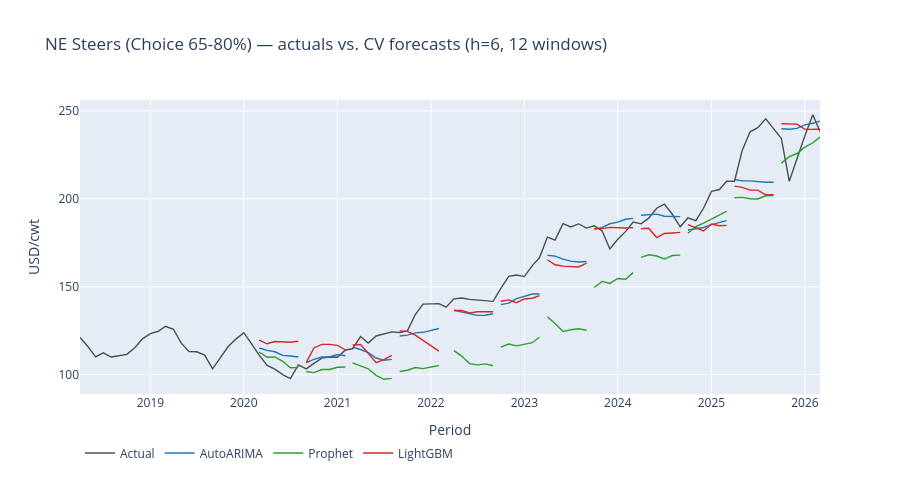
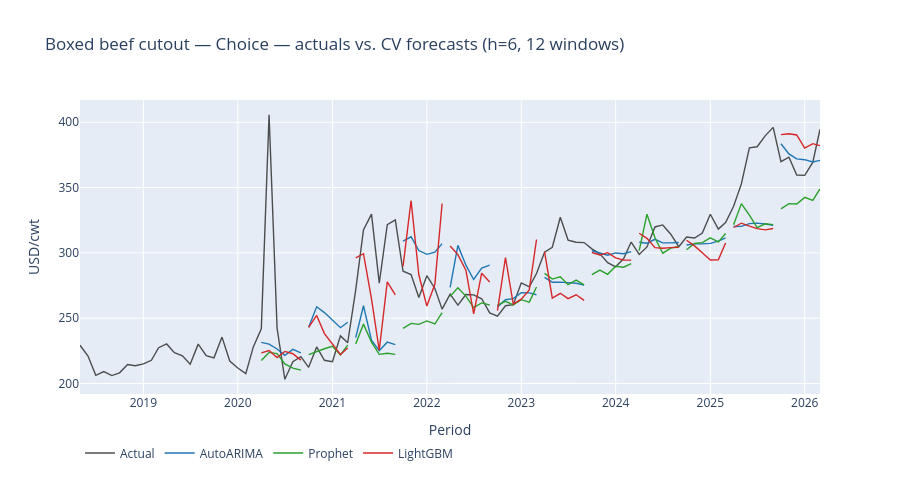

The cell these charts' notebook holds for them, in order:
### Markdown cell above
## 3. Actuals vs. forecasts across all CV windows

Each chart shows the full history (thin gray) and every model's CV-window
forecasts (colored segments, one segment per window). Reading from left to
right walks forward through time and through the 12 evaluation windows.

### Code cell
def plot_cv_overlay(series_id: str, label: str) -> None:
    history = (
        read_series(series_id, OBS_PATH)
        .filter(pl.col("value").is_not_null())
        .sort("period_start")
    )
    cv = results[series_id].cv_details
    cv_min = cv["period_start"].min()
    history_recent = history.filter(pl.col("period_start") >= cv_min - pd.Timedelta(days=365 * 2))

    fig = go.Figure()
    fig.add_trace(
        go.Scatter(
            x=history_recent["period_start"].to_list(),
            y=history_recent["value"].to_list(),
            mode="lines",
            name="Actual",
            line=dict(color="rgba(50,50,50,0.85)", width=1.4),
        )
    )

    palette = {"AutoARIMA": "#1f77b4", "Prophet": "#2ca02c", "LightGBM": "#d62728"}
    for model_name, color in palette.items():
        sub = cv.filter(pl.col("model") == model_name).sort(["window", "period_start"])
        # One trace per window so the segments break between windows
        for w in sorted(sub["window"].unique().to_list()):
            wdf = sub.filter(pl.col("window") == w)
            fig.add_trace(
                go.Scatter(
                    x=wdf["period_start"].to_list(),
                    y=wdf["point"].to_list(),
                    mode="lines",
                    line=dict(color=color, width=1.4),
                    name=model_name,
                    legendgroup=model_name,
                    showlegend=(w == sub["window"].min()),
                )
            )

    fig.update_layout(
        title=f"{label} — actuals vs. CV forecasts (h={HORIZON}, {N_WINDOWS} windows)",
        xaxis_title="Period",
        yaxis_title="USD/cwt",
        height=480,
        hovermode="x unified",
        legend=dict(orientation="h", yanchor="bottom", y=-0.25),
    )
    fig.show()


for sid, label in ANCHORS:
    plot_cv_overlay(sid, label)

### Figure 1 — Plotly figure (JSON) as saved in the notebook; plotly's stock layout.template omitted (floating-point values rounded to 4 significant figures)
{"data": [{"line": {"color": "rgba(50,50,50,0.85)", "width": 1.4}, "mode": "lines", "name": "Actual", "type": "scatter", "x": ["2018-04-01", "2018-05-01", "2018-06-01", "2018-07-01", "2018-08-01", "2018-09-01", "2018-10-01", "2018-11-01", "2018-12-01", "2019-01-01", "2019-02-01", "2019-03-01", "2019-04-01", "2019-05-01", "2019-06-01", "2019-07-01", "2019-08-01", "2019-09-01", "2019-10-01", "2019-11-01", "2019-12-01", "2020-01-01", "2020-02-01", "2020-03-01", "2020-04-01", "2020-05-01", "2020-06-01", "2020-07-01", "2020-08-01", "2020-09-01", "2020-10-01", "2020-11-01", "2020-12-01", "2021-01-01", "2021-02-01", "2021-03-01", "2021-04-01", "2021-05-01", "2021-06-01", "2021-07-01", "2021-08-01", "2021-09-01", "2021-10-01", "2021-11-01", "2021-12-01", "2022-02-01", "2022-03-01", "2022-04-01", "2022-05-01", "2022-06-01", "2022-07-01", "2022-08-01", "2022-09-01", "2022-10-01", "2022-11-01", "2022-12-01", "2023-01-01", "2023-02-01", "2023-03-01", "2023-04-01", "2023-05-01", "2023-06-01", "2023-07-01", "2023-08-01", "2023-09-01", "2023-10-01", "2023-11-01", "2023-12-01", "2024-01-01", "2024-02-01", "2024-03-01", "2024-04-01", "2024-05-01", "2024-06-01", "2024-07-01", "2024-08-01", "2024-09-01", "2024-10-01", "2024-11-01", "2024-12-01", "2025-01-01", "2025-02-01", "2025-03-01", "2025-04-01", "2025-05-01", "2025-06-01", "2025-07-01", "2025-08-01", "2025-09-01", "2025-10-01", "2025-11-01", "2025-12-01", "2026-01-01", "2026-02-01", "2026-03-01"], "y": [121.1, 116.1, 110.1, 112.4, 110.0, 110.7, 111.5, 115.3, 120.3, 123.3, 124.7, 127.5, 125.8, 118.0, 113.1, 113.0, 111.1, 103.3, 109.8, 116.0, 120.2, 123.9, 117.3, 111.1, 105.2, 103.1, 99.98, 97.72, 105.5, 103.3, 106.4, 109.4, 110.0, 109.8, 114.0, 114.7, 121.7, 118.0, 122.0, 123.0, 124.3, 124.0, 124.9, 134.2, 140.1, 140.4, 138.4, 143.1, 143.6, 142.8, 142.5, 142.2, 141.7, 149.0, 155.9, 156.6, 155.8, 162.0, 166.4, 178.2, 176.5, 185.9, 184.0, 185.7, 183.3, 184.7, 181.7, 171.4, 177.0, 181.5, 186.8, 185.8, 189.0, 194.7, 197.0, 191.2, 184.1, 189.1, 187.6, 194.6, 204.2, 205.3, 210.0, 210.0, 227.6, 238.1, 240.4, 245.5, 240.0, 234.4, 210.0, 223.0, 235.8, 247.9, 238.3]}, {"legendgroup": "AutoARIMA", "line": {"color": "#1f77b4", "width": 1.4}, "mode": "lines", "name": "AutoARIMA", "showlegend": true, "type": "scatter", "x": ["2020-03-01", "2020-04-01", "2020-05-01", "2020-06-01", "2020-07-01", "2020-08-01"], "y": [115.1, 113.8, 113.0, 110.9, 110.6, 110.0]}, {"legendgroup": "AutoARIMA", "line": {"color": "#1f77b4", "width": 1.4}, "mode": "lines", "name": "AutoARIMA", "showlegend": false, "type": "scatter", "x": ["2020-09-01", "2020-10-01", "2020-11-01", "2020-12-01", "2021-01-01", "2021-02-01"], "y": [106.8, 108.7, 110.0, 110.1, 111.4, 110.7]}, {"legendgroup": "AutoARIMA", "line": {"color": "#1f77b4", "width": 1.4}, "mode": "lines", "name": "AutoARIMA", "showlegend": false, "type": "scatter", "x": ["2021-03-01", "2021-04-01", "2021-05-01", "2021-06-01", "2021-07-01", "2021-08-01"], "y": [115.6, 114.3, 112.5, 109.4, 108.2, 108.7]}, {"legendgroup": "AutoARIMA", "line": {"color": "#1f77b4", "width": 1.4}, "mode": "lines", "name": "AutoARIMA", "showlegend": false, "type": "scatter", "x": ["2021-09-01", "2021-10-01", "2021-11-01", "2021-12-01", "2022-02-01"], "y": [121.9, 122.5, 123.7, 124.1, 126.3]}, {"legendgroup": "AutoARIMA", "line": {"color": "#1f77b4", "width": 1.4}, "mode": "lines", "name": "AutoARIMA", "showlegend": false, "type": "scatter", "x": ["2022-04-01", "2022-05-01", "2022-06-01", "2022-07-01", "2022-08-01", "2022-09-01"], "y": [136.6, 135.7, 134.3, 133.7, 133.7, 134.6]}, {"legendgroup": "AutoARIMA", "line": {"color": "#1f77b4", "width": 1.4}, "mode": "lines", "name": "AutoARIMA", "showlegend": false, "type": "scatter", "x": ["2022-10-01", "2022-11-01", "2022-12-01", "2023-01-01", "2023-02-01", "2023-03-01"], "y": [139.8, 140.6, 143.2, 144.7, 145.9, 145.9]}, {"legendgroup": "AutoARIMA", "line": {"color": "#1f77b4", "width": 1.4}, "mode": "lines", "name": "AutoARIMA", "showlegend": false, "type": "scatter", "x": ["2023-04-01", "2023-05-01", "2023-06-01", "2023-07-01", "2023-08-01", "2023-09-01"], "y": [167.9, 167.4, 165.7, 164.6, 164.1, 164.3]}, {"legendgroup": "AutoARIMA", "line": {"color": "#1f77b4", "width": 1.4}, "mode": "lines", "name": "AutoARIMA", "showlegend": false, "type": "scatter", "x": ["2023-10-01", "2023-11-01", "2023-12-01", "2024-01-01", "2024-02-01", "2024-03-01"], "y": [182.6, 183.7, 185.8, 186.8, 188.4, 188.9]}, {"legendgroup": "AutoARIMA", "line": {"color": "#1f77b4", "width": 1.4}, "mode": "lines", "name": "AutoARIMA", "showlegend": false, "type": "scatter", "x": ["2024-04-01", "2024-05-01", "2024-06-01", "2024-07-01", "2024-08-01", "2024-09-01"], "y": [190.7, 191.0, 191.3, 190.1, 189.8, 189.8]}, {"legendgroup": "AutoARIMA", "line": {"color": "#1f77b4", "width": 1.4}, "mode": "lines", "name": "AutoARIMA", "showlegend": false, "type": "scatter", "x": ["2024-10-01", "2024-11-01", "2024-12-01", "2025-01-01", "2025-02-01", "2025-03-01"], "y": [182.3, 183.1, 183.7, 185.4, 186.7, 187.6]}, {"legendgroup": "AutoARIMA", "line": {"color": "#1f77b4", "width": 1.4}, "mode": "lines", "name": "AutoARIMA", "showlegend": false, "type": "scatter", "x": ["2025-04-01", "2025-05-01", "2025-06-01", "2025-07-01", "2025-08-01", "2025-09-01"], "y": [211.0, 210.2, 210.2, 209.7, 209.4, 209.4]}, {"legendgroup": "AutoARIMA", "line": {"color": "#1f77b4", "width": 1.4}, "mode": "lines", "name": "AutoARIMA", "showlegend": false, "type": "scatter", "x": ["2025-10-01", "2025-11-01", "2025-12-01", "2026-01-01", "2026-02-01", "2026-03-01"], "y": [239.9, 239.6, 240.1, 242.1, 243.0, 244.2]}, {"legendgroup": "Prophet", "line": {"color": "#2ca02c", "width": 1.4}, "mode": "lines", "name": "Prophet", "showlegend": true, "type": "scatter", "x": ["2020-03-01", "2020-04-01", "2020-05-01", "2020-06-01", "2020-07-01", "2020-08-01"], "y": [112.8, 109.9, 110.0, 107.6, 103.9, 103.9]}, {"legendgroup": "Prophet", "line": {"color": "#2ca02c", "width": 1.4}, "mode": "lines", "name": "Prophet", "showlegend": false, "type": "scatter", "x": ["2020-09-01", "2020-10-01", "2020-11-01", "2020-12-01", "2021-01-01", "2021-02-01"], "y": [101.8, 101.1, 102.9, 102.9, 104.2, 104.4]}, {"legendgroup": "Prophet", "line": {"color": "#2ca02c", "width": 1.4}, "mode": "lines", "name": "Prophet", "showlegend": false, "type": "scatter", "x": ["2021-03-01", "2021-04-01", "2021-05-01", "2021-06-01", "2021-07-01", "2021-08-01"], "y": [106.7, 105.0, 103.3, 99.6, 97.33, 97.88]}, {"legendgroup": "Prophet", "line": {"color": "#2ca02c", "width": 1.4}, "mode": "lines", "name": "Prophet", "showlegend": false, "type": "scatter", "x": ["2021-09-01", "2021-10-01", "2021-11-01", "2021-12-01", "2022-02-01"], "y": [101.8, 102.5, 104.0, 103.4, 105.2]}, {"legendgroup": "Prophet", "line": {"color": "#2ca02c", "width": 1.4}, "mode": "lines", "name": "Prophet", "showlegend": false, "type": "scatter", "x": ["2022-04-01", "2022-05-01", "2022-06-01", "2022-07-01", "2022-08-01", "2022-09-01"], "y": [113.7, 110.5, 106.2, 105.6, 106.1, 105.1]}, {"legendgroup": "Prophet", "line": {"color": "#2ca02c", "width": 1.4}, "mode": "lines", "name": "Prophet", "showlegend": false, "type": "scatter", "x": ["2022-10-01", "2022-11-01", "2022-12-01", "2023-01-01", "2023-02-01", "2023-03-01"], "y": [115.6, 117.4, 116.4, 117.3, 118.2, 121.2]}, {"legendgroup": "Prophet", "line": {"color": "#2ca02c", "width": 1.4}, "mode": "lines", "name": "Prophet", "showlegend": false, "type": "scatter", "x": ["2023-04-01", "2023-05-01", "2023-06-01", "2023-07-01", "2023-08-01", "2023-09-01"], "y": [133.0, 129.1, 124.5, 125.5, 126.1, 125.2]}, {"legendgroup": "Prophet", "line": {"color": "#2ca02c", "width": 1.4}, "mode": "lines", "name": "Prophet", "showlegend": false, "type": "scatter", "x": ["2023-10-01", "2023-11-01", "2023-12-01", "2024-01-01", "2024-02-01", "2024-03-01"], "y": [149.5, 153.0, 151.9, 154.7, 154.2, 158.0]}, {"legendgroup": "Prophet", "line": {"color": "#2ca02c", "width": 1.4}, "mode": "lines", "name": "Prophet", "showlegend": false, "type": "scatter", "x": ["2024-04-01", "2024-05-01", "2024-06-01", "2024-07-01", "2024-08-01", "2024-09-01"], "y": [166.7, 168.2, 167.5, 165.8, 167.8, 167.9]}, {"legendgroup": "Prophet", "line": {"color": "#2ca02c", "width": 1.4}, "mode": "lines", "name": "Prophet", "showlegend": false, "type": "scatter", "x": ["2024-10-01", "2024-11-01", "2024-12-01", "2025-01-01", "2025-02-01", "2025-03-01"], "y": [180.4, 184.2, 186.2, 188.5, 190.4, 192.9]}, {"legendgroup": "Prophet", "line": {"color": "#2ca02c", "width": 1.4}, "mode": "lines", "name": "Prophet", "showlegend": false, "type": "scatter", "x": ["2025-04-01", "2025-05-01", "2025-06-01", "2025-07-01", "2025-08-01", "2025-09-01"], "y": [200.6, 200.8, 200.0, 199.9, 201.7, 201.8]}, {"legendgroup": "Prophet", "line": {"color": "#2ca02c", "width": 1.4}, "mode": "lines", "name": "Prophet", "showlegend": false, "type": "scatter", "x": ["2025-10-01", "2025-11-01", "2025-12-01", "2026-01-01", "2026-02-01", "2026-03-01"], "y": [220.3, 224.0, 225.8, 229.4, 231.9, 235.2]}, {"legendgroup": "LightGBM", "line": {"color": "#d62728", "width": 1.4}, "mode": "lines", "name": "LightGBM", "showlegend": true, "type": "scatter", "x": ["2020-03-01", "2020-04-01", "2020-05-01", "2020-06-01", "2020-07-01", "2020-08-01"], "y": [119.7, 117.6, 118.8, 118.6, 118.4, 119.0]}, {"legendgroup": "LightGBM", "line": {"color": "#d62728", "width": 1.4}, "mode": "lines", "name": "LightGBM", "showlegend": false, "type": "scatter", "x": ["2020-09-01", "2020-10-01", "2020-11-01", "2020-12-01", "2021-01-01", "2021-02-01"], "y": [106.8, 115.2, 117.2, 117.2, 116.7, 114.0]}, {"legendgroup": "LightGBM", "line": {"color": "#d62728", "width": 1.4}, "mode": "lines", "name": "LightGBM", "showlegend": false, "type": "scatter", "x": ["2021-03-01", "2021-04-01", "2021-05-01", "2021-06-01", "2021-07-01", "2021-08-01"], "y": [116.9, 117.2, 112.2, 106.8, 108.6, 111.0]}, {"legendgroup": "LightGBM", "line": {"color": "#d62728", "width": 1.4}, "mode": "lines", "name": "LightGBM", "showlegend": false, "type": "scatter", "x": ["2021-09-01", "2021-10-01", "2021-11-01", "2021-12-01", "2022-02-01"], "y": [124.8, 124.6, 122.4, 119.4, 113.3]}, {"legendgroup": "LightGBM", "line": {"color": "#d62728", "width": 1.4}, "mode": "lines", "name": "LightGBM", "showlegend": false, "type": "scatter", "x": ["2022-04-01", "2022-05-01", "2022-06-01", "2022-07-01", "2022-08-01", "2022-09-01"], "y": [136.5, 136.5, 135.1, 135.8, 135.8, 135.8]}, {"legendgroup": "LightGBM", "line": {"color": "#d62728", "width": 1.4}, "mode": "lines", "name": "LightGBM", "showlegend": false, "type": "scatter", "x": ["2022-10-01", "2022-11-01", "2022-12-01", "2023-01-01", "2023-02-01", "2023-03-01"], "y": [141.7, 142.5, 140.9, 143.0, 143.5, 145.0]}, {"legendgroup": "LightGBM", "line": {"color": "#d62728", "width": 1.4}, "mode": "lines", "name": "LightGBM", "showlegend": false, "type": "scatter", "x": ["2023-04-01", "2023-05-01", "2023-06-01", "2023-07-01", "2023-08-01", "2023-09-01"], "y": [165.3, 162.5, 161.7, 161.6, 161.3, 163.4]}, {"legendgroup": "LightGBM", "line": {"color": "#d62728", "width": 1.4}, "mode": "lines", "name": "LightGBM", "showlegend": false, "type": "scatter", "x": ["2023-10-01", "2023-11-01", "2023-12-01", "2024-01-01", "2024-02-01", "2024-03-01"], "y": [183.1, 183.1, 183.8, 183.4, 183.4, 183.6]}, {"legendgroup": "LightGBM", "line": {"color": "#d62728", "width": 1.4}, "mode": "lines", "name": "LightGBM", "showlegend": false, "type": "scatter", "x": ["2024-04-01", "2024-05-01", "2024-06-01", "2024-07-01", "2024-08-01", "2024-09-01"], "y": [182.9, 183.2, 178.0, 180.3, 180.6, 180.9]}, {"legendgroup": "LightGBM", "line": {"color": "#d62728", "width": 1.4}, "mode": "lines", "name": "LightGBM", "showlegend": false, "type": "scatter", "x": ["2024-10-01", "2024-11-01", "2024-12-01", "2025-01-01", "2025-02-01", "2025-03-01"], "y": [185.3, 183.5, 181.7, 185.7, 184.7, 184.9]}, {"legendgroup": "LightGBM", "line": {"color": "#d62728", "width": 1.4}, "mode": "lines", "name": "LightGBM", "showlegend": false, "type": "scatter", "x": ["2025-04-01", "2025-05-01", "2025-06-01", "2025-07-01", "2025-08-01", "2025-09-01"], "y": [207.2, 206.5, 205.0, 205.0, 202.3, 202.3]}, {"legendgroup": "LightGBM", "line": {"color": "#d62728", "width": 1.4}, "mode": "lines", "name": "LightGBM", "showlegend": false, "type": "scatter", "x": ["2025-10-01", "2025-11-01", "2025-12-01", "2026-01-01", "2026-02-01", "2026-03-01"], "y": [242.7, 242.7, 242.5, 239.5, 239.6, 239.6]}], "layout": {"height": 480, "hovermode": "x unified", "legend": {"orientation": "h", "y": -0.25, "yanchor": "bottom"}, "title": {"text": "NE Steers (Choice 65-80%) — actuals vs. CV forecasts (h=6, 12 windows)"}, "xaxis": {"title": {"text": "Period"}}, "yaxis": {"title": {"text": "USD/cwt"}}}}

### Figure 2 — Plotly figure (JSON) as saved in the notebook; plotly's stock layout.template omitted (floating-point values rounded to 4 significant figures)
{"data": [{"line": {"color": "rgba(50,50,50,0.85)", "width": 1.4}, "mode": "lines", "name": "Actual", "type": "scatter", "x": ["2018-05-01", "2018-06-01", "2018-07-01", "2018-08-01", "2018-09-01", "2018-10-01", "2018-11-01", "2018-12-01", "2019-01-01", "2019-02-01", "2019-03-01", "2019-04-01", "2019-05-01", "2019-06-01", "2019-07-01", "2019-08-01", "2019-09-01", "2019-10-01", "2019-11-01", "2019-12-01", "2020-01-01", "2020-02-01", "2020-03-01", "2020-04-01", "2020-05-01", "2020-06-01", "2020-07-01", "2020-08-01", "2020-09-01", "2020-10-01", "2020-11-01", "2020-12-01", "2021-01-01", "2021-02-01", "2021-03-01", "2021-04-01", "2021-05-01", "2021-06-01", "2021-07-01", "2021-08-01", "2021-09-01", "2021-10-01", "2021-11-01", "2021-12-01", "2022-01-01", "2022-02-01", "2022-03-01", "2022-04-01", "2022-05-01", "2022-06-01", "2022-07-01", "2022-08-01", "2022-09-01", "2022-10-01", "2022-11-01", "2022-12-01", "2023-01-01", "2023-02-01", "2023-03-01", "2023-04-01", "2023-05-01", "2023-06-01", "2023-07-01", "2023-08-01", "2023-09-01", "2023-10-01", "2023-11-01", "2023-12-01", "2024-01-01", "2024-02-01", "2024-03-01", "2024-04-01", "2024-05-01", "2024-06-01", "2024-07-01", "2024-08-01", "2024-09-01", "2024-10-01", "2024-11-01", "2024-12-01", "2025-01-01", "2025-02-01", "2025-03-01", "2025-04-01", "2025-05-01", "2025-06-01", "2025-07-01", "2025-08-01", "2025-09-01", "2025-10-01", "2025-11-01", "2025-12-01", "2026-01-01", "2026-02-01", "2026-03-01"], "y": [229.3, 221.0, 206.3, 209.2, 206.1, 208.2, 214.6, 213.6, 215.0, 217.8, 227.4, 230.3, 223.6, 221.3, 214.8, 230.2, 221.3, 219.7, 235.5, 217.2, 211.9, 207.6, 228.1, 241.9, 405.8, 242.3, 203.2, 216.7, 220.6, 212.4, 228.0, 217.8, 216.7, 236.5, 231.2, 271.7, 317.6, 329.7, 276.9, 321.7, 325.2, 286.0, 283.5, 265.8, 282.5, 272.8, 256.9, 268.4, 260.1, 268.2, 267.9, 264.9, 254.1, 251.6, 259.6, 260.4, 277.0, 274.0, 284.2, 300.5, 304.3, 327.3, 309.8, 308.2, 307.9, 303.1, 299.3, 292.5, 289.4, 295.7, 308.3, 298.9, 304.6, 319.9, 321.4, 314.3, 304.7, 312.2, 311.4, 315.2, 329.6, 318.2, 323.2, 335.7, 352.8, 380.5, 381.2, 389.6, 396.1, 369.8, 373.3, 359.6, 359.4, 369.3, 394.6]}, {"legendgroup": "AutoARIMA", "line": {"color": "#1f77b4", "width": 1.4}, "mode": "lines", "name": "AutoARIMA", "showlegend": true, "type": "scatter", "x": ["2020-04-01", "2020-05-01", "2020-06-01", "2020-07-01", "2020-08-01", "2020-09-01"], "y": [231.5, 230.2, 226.4, 221.6, 226.2, 223.4]}, {"legendgroup": "AutoARIMA", "line": {"color": "#1f77b4", "width": 1.4}, "mode": "lines", "name": "AutoARIMA", "showlegend": false, "type": "scatter", "x": ["2020-10-01", "2020-11-01", "2020-12-01", "2021-01-01", "2021-02-01", "2021-03-01"], "y": [243.0, 258.8, 254.3, 248.4, 242.7, 246.9]}, {"legendgroup": "AutoARIMA", "line": {"color": "#1f77b4", "width": 1.4}, "mode": "lines", "name": "AutoARIMA", "showlegend": false, "type": "scatter", "x": ["2021-04-01", "2021-05-01", "2021-06-01", "2021-07-01", "2021-08-01", "2021-09-01"], "y": [235.2, 259.6, 233.1, 225.1, 231.7, 229.7]}, {"legendgroup": "AutoARIMA", "line": {"color": "#1f77b4", "width": 1.4}, "mode": "lines", "name": "AutoARIMA", "showlegend": false, "type": "scatter", "x": ["2021-10-01", "2021-11-01", "2021-12-01", "2022-01-01", "2022-02-01", "2022-03-01"], "y": [309.0, 312.3, 301.8, 298.9, 300.6, 307.1]}, {"legendgroup": "AutoARIMA", "line": {"color": "#1f77b4", "width": 1.4}, "mode": "lines", "name": "AutoARIMA", "showlegend": false, "type": "scatter", "x": ["2022-04-01", "2022-05-01", "2022-06-01", "2022-07-01", "2022-08-01", "2022-09-01"], "y": [273.6, 305.8, 290.6, 279.6, 288.4, 290.6]}, {"legendgroup": "AutoARIMA", "line": {"color": "#1f77b4", "width": 1.4}, "mode": "lines", "name": "AutoARIMA", "showlegend": false, "type": "scatter", "x": ["2022-10-01", "2022-11-01", "2022-12-01", "2023-01-01", "2023-02-01", "2023-03-01"], "y": [258.7, 264.2, 265.0, 269.5, 269.4, 268.0]}, {"legendgroup": "AutoARIMA", "line": {"color": "#1f77b4", "width": 1.4}, "mode": "lines", "name": "AutoARIMA", "showlegend": false, "type": "scatter", "x": ["2023-04-01", "2023-05-01", "2023-06-01", "2023-07-01", "2023-08-01", "2023-09-01"], "y": [281.2, 277.6, 277.7, 277.2, 276.8, 275.4]}, {"legendgroup": "AutoARIMA", "line": {"color": "#1f77b4", "width": 1.4}, "mode": "lines", "name": "AutoARIMA", "showlegend": false, "type": "scatter", "x": ["2023-10-01", "2023-11-01", "2023-12-01", "2024-01-01", "2024-02-01", "2024-03-01"], "y": [301.7, 299.7, 298.2, 300.0, 299.3, 301.0]}, {"legendgroup": "AutoARIMA", "line": {"color": "#1f77b4", "width": 1.4}, "mode": "lines", "name": "AutoARIMA", "showlegend": false, "type": "scatter", "x": ["2024-04-01", "2024-05-01", "2024-06-01", "2024-07-01", "2024-08-01", "2024-09-01"], "y": [308.2, 307.4, 310.4, 307.7, 307.6, 307.9]}, {"legendgroup": "AutoARIMA", "line": {"color": "#1f77b4", "width": 1.4}, "mode": "lines", "name": "AutoARIMA", "showlegend": false, "type": "scatter", "x": ["2024-10-01", "2024-11-01", "2024-12-01", "2025-01-01", "2025-02-01", "2025-03-01"], "y": [306.1, 306.9, 306.9, 307.3, 309.0, 311.6]}, {"legendgroup": "AutoARIMA", "line": {"color": "#1f77b4", "width": 1.4}, "mode": "lines", "name": "AutoARIMA", "showlegend": false, "type": "scatter", "x": ["2025-04-01", "2025-05-01", "2025-06-01", "2025-07-01", "2025-08-01", "2025-09-01"], "y": [320.2, 320.3, 322.4, 322.8, 322.1, 321.1]}, {"legendgroup": "AutoARIMA", "line": {"color": "#1f77b4", "width": 1.4}, "mode": "lines", "name": "AutoARIMA", "showlegend": false, "type": "scatter", "x": ["2025-10-01", "2025-11-01", "2025-12-01", "2026-01-01", "2026-02-01", "2026-03-01"], "y": [383.5, 375.8, 372.0, 371.4, 369.7, 370.8]}, {"legendgroup": "Prophet", "line": {"color": "#2ca02c", "width": 1.4}, "mode": "lines", "name": "Prophet", "showlegend": true, "type": "scatter", "x": ["2020-04-01", "2020-05-01", "2020-06-01", "2020-07-01", "2020-08-01", "2020-09-01"], "y": [217.7, 223.8, 222.9, 215.0, 211.8, 210.3]}, {"legendgroup": "Prophet", "line": {"color": "#2ca02c", "width": 1.4}, "mode": "lines", "name": "Prophet", "showlegend": false, "type": "scatter", "x": ["2020-10-01", "2020-11-01", "2020-12-01", "2021-01-01", "2021-02-01", "2021-03-01"], "y": [222.1, 224.5, 226.6, 228.5, 221.8, 229.4]}, {"legendgroup": "Prophet", "line": {"color": "#2ca02c", "width": 1.4}, "mode": "lines", "name": "Prophet", "showlegend": false, "type": "scatter", "x": ["2021-04-01", "2021-05-01", "2021-06-01", "2021-07-01", "2021-08-01", "2021-09-01"], "y": [230.3, 245.5, 231.6, 222.4, 223.2, 222.3]}, {"legendgroup": "Prophet", "line": {"color": "#2ca02c", "width": 1.4}, "mode": "lines", "name": "Prophet", "showlegend": false, "type": "scatter", "x": ["2021-10-01", "2021-11-01", "2021-12-01", "2022-01-01", "2022-02-01", "2022-03-01"], "y": [242.3, 246.0, 245.3, 247.9, 245.6, 254.2]}, {"legendgroup": "Prophet", "line": {"color": "#2ca02c", "width": 1.4}, "mode": "lines", "name": "Prophet", "showlegend": false, "type": "scatter", "x": ["2022-04-01", "2022-05-01", "2022-06-01", "2022-07-01", "2022-08-01", "2022-09-01"], "y": [266.7, 273.3, 266.9, 258.2, 261.7, 260.2]}, {"legendgroup": "Prophet", "line": {"color": "#2ca02c", "width": 1.4}, "mode": "lines", "name": "Prophet", "showlegend": false, "type": "scatter", "x": ["2022-10-01", "2022-11-01", "2022-12-01", "2023-01-01", "2023-02-01", "2023-03-01"], "y": [260.0, 262.9, 260.2, 264.2, 262.3, 273.9]}, {"legendgroup": "Prophet", "line": {"color": "#2ca02c", "width": 1.4}, "mode": "lines", "name": "Prophet", "showlegend": false, "type": "scatter", "x": ["2023-04-01", "2023-05-01", "2023-06-01", "2023-07-01", "2023-08-01", "2023-09-01"], "y": [284.4, 280.0, 281.7, 275.7, 279.1, 275.5]}, {"legendgroup": "Prophet", "line": {"color": "#2ca02c", "width": 1.4}, "mode": "lines", "name": "Prophet", "showlegend": false, "type": "scatter", "x": ["2023-10-01", "2023-11-01", "2023-12-01", "2024-01-01", "2024-02-01", "2024-03-01"], "y": [283.3, 286.9, 283.6, 289.7, 289.0, 291.8]}, {"legendgroup": "Prophet", "line": {"color": "#2ca02c", "width": 1.4}, "mode": "lines", "name": "Prophet", "showlegend": false, "type": "scatter", "x": ["2024-04-01", "2024-05-01", "2024-06-01", "2024-07-01", "2024-08-01", "2024-09-01"], "y": [301.7, 329.6, 311.6, 299.8, 303.7, 305.0]}, {"legendgroup": "Prophet", "line": {"color": "#2ca02c", "width": 1.4}, "mode": "lines", "name": "Prophet", "showlegend": false, "type": "scatter", "x": ["2024-10-01", "2024-11-01", "2024-12-01", "2025-01-01", "2025-02-01", "2025-03-01"], "y": [302.4, 307.2, 307.9, 311.6, 308.4, 314.9]}, {"legendgroup": "Prophet", "line": {"color": "#2ca02c", "width": 1.4}, "mode": "lines", "name": "Prophet", "showlegend": false, "type": "scatter", "x": ["2025-04-01", "2025-05-01", "2025-06-01", "2025-07-01", "2025-08-01", "2025-09-01"], "y": [321.6, 337.7, 328.9, 319.3, 322.3, 321.7]}, {"legendgroup": "Prophet", "line": {"color": "#2ca02c", "width": 1.4}, "mode": "lines", "name": "Prophet", "showlegend": false, "type": "scatter", "x": ["2025-10-01", "2025-11-01", "2025-12-01", "2026-01-01", "2026-02-01", "2026-03-01"], "y": [333.7, 337.7, 337.4, 342.5, 340.2, 348.9]}, {"legendgroup": "LightGBM", "line": {"color": "#d62728", "width": 1.4}, "mode": "lines", "name": "LightGBM", "showlegend": true, "type": "scatter", "x": ["2020-04-01", "2020-05-01", "2020-06-01", "2020-07-01", "2020-08-01", "2020-09-01"], "y": [223.5, 225.3, 219.9, 224.6, 222.8, 217.9]}, {"legendgroup": "LightGBM", "line": {"color": "#d62728", "width": 1.4}, "mode": "lines", "name": "LightGBM", "showlegend": false, "type": "scatter", "x": ["2020-10-01", "2020-11-01", "2020-12-01", "2021-01-01", "2021-02-01", "2021-03-01"], "y": [243.0, 252.1, 238.2, 229.9, 222.2, 227.1]}, {"legendgroup": "LightGBM", "line": {"color": "#d62728", "width": 1.4}, "mode": "lines", "name": "LightGBM", "showlegend": false, "type": "scatter", "x": ["2021-04-01", "2021-05-01", "2021-06-01", "2021-07-01", "2021-08-01", "2021-09-01"], "y": [296.2, 299.4, 264.9, 225.5, 277.9, 267.8]}, {"legendgroup": "LightGBM", "line": {"color": "#d62728", "width": 1.4}, "mode": "lines", "name": "LightGBM", "showlegend": false, "type": "scatter", "x": ["2021-10-01", "2021-11-01", "2021-12-01", "2022-01-01", "2022-02-01", "2022-03-01"], "y": [289.7, 340.1, 283.3, 259.3, 276.0, 337.8]}, {"legendgroup": "LightGBM", "line": {"color": "#d62728", "width": 1.4}, "mode": "lines", "name": "LightGBM", "showlegend": false, "type": "scatter", "x": ["2022-04-01", "2022-05-01", "2022-06-01", "2022-07-01", "2022-08-01", "2022-09-01"], "y": [305.2, 298.7, 286.8, 253.3, 284.5, 277.7]}, {"legendgroup": "LightGBM", "line": {"color": "#d62728", "width": 1.4}, "mode": "lines", "name": "LightGBM", "showlegend": false, "type": "scatter", "x": ["2022-10-01", "2022-11-01", "2022-12-01", "2023-01-01", "2023-02-01", "2023-03-01"], "y": [255.8, 296.5, 260.8, 264.6, 271.7, 310.3]}, {"legendgroup": "LightGBM", "line": {"color": "#d62728", "width": 1.4}, "mode": "lines", "name": "LightGBM", "showlegend": false, "type": "scatter", "x": ["2023-04-01", "2023-05-01", "2023-06-01", "2023-07-01", "2023-08-01", "2023-09-01"], "y": [301.0, 265.5, 269.1, 265.0, 267.9, 263.6]}, {"legendgroup": "LightGBM", "line": {"color": "#d62728", "width": 1.4}, "mode": "lines", "name": "LightGBM", "showlegend": false, "type": "scatter", "x": ["2023-10-01", "2023-11-01", "2023-12-01", "2024-01-01", "2024-02-01", "2024-03-01"], "y": [300.3, 298.5, 300.2, 296.2, 294.5, 294.5]}, {"legendgroup": "LightGBM", "line": {"color": "#d62728", "width": 1.4}, "mode": "lines", "name": "LightGBM", "showlegend": false, "type": "scatter", "x": ["2024-04-01", "2024-05-01", "2024-06-01", "2024-07-01", "2024-08-01", "2024-09-01"], "y": [315.0, 311.2, 304.0, 303.5, 304.1, 304.3]}, {"legendgroup": "LightGBM", "line": {"color": "#d62728", "width": 1.4}, "mode": "lines", "name": "LightGBM", "showlegend": false, "type": "scatter", "x": ["2024-10-01", "2024-11-01", "2024-12-01", "2025-01-01", "2025-02-01", "2025-03-01"], "y": [309.7, 305.4, 300.1, 294.6, 294.7, 307.5]}, {"legendgroup": "LightGBM", "line": {"color": "#d62728", "width": 1.4}, "mode": "lines", "name": "LightGBM", "showlegend": false, "type": "scatter", "x": ["2025-04-01", "2025-05-01", "2025-06-01", "2025-07-01", "2025-08-01", "2025-09-01"], "y": [319.5, 322.8, 320.5, 318.6, 317.6, 318.7]}, {"legendgroup": "LightGBM", "line": {"color": "#d62728", "width": 1.4}, "mode": "lines", "name": "LightGBM", "showlegend": false, "type": "scatter", "x": ["2025-10-01", "2025-11-01", "2025-12-01", "2026-01-01", "2026-02-01", "2026-03-01"], "y": [390.5, 391.3, 390.3, 380.2, 383.6, 382.1]}], "layout": {"height": 480, "hovermode": "x unified", "legend": {"orientation": "h", "y": -0.25, "yanchor": "bottom"}, "title": {"text": "Boxed beef cutout — Choice — actuals vs. CV forecasts (h=6, 12 windows)"}, "xaxis": {"title": {"text": "Period"}}, "yaxis": {"title": {"text": "USD/cwt"}}}}
